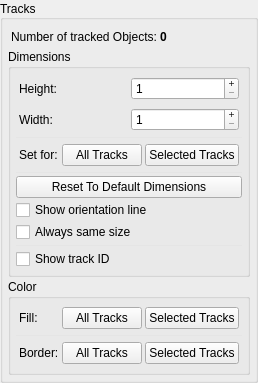
               <widget class="QGroupBox" name="groupBoxTracks">
                <property name="sizePolicy">
                 <sizepolicy hsizetype="Expanding" vsizetype="Minimum">
                  <horstretch>0</horstretch>
                  <verstretch>0</verstretch>
                 </sizepolicy>
                </property>
                <property name="minimumSize">
                 <size>
                  <width>0</width>
                  <height>0</height>
                 </size>
                </property>
                <property name="title">
                 <string>Tracks</string>
                </property>
                <property name="alignment">
                 <set>Qt::AlignLeading|Qt::AlignLeft|Qt::AlignVCenter</set>
                </property>
                <layout class="QVBoxLayout" name="verticalLayout_17">
                 <property name="spacing">
                  <number>2</number>
                 </property>
                 <property name="leftMargin">
                  <number>5</number>
                 </property>
                 <property name="topMargin">
                  <number>5</number>
                 </property>
                 <property name="rightMargin">
                  <number>5</number>
                 </property>
                 <property name="bottomMargin">
                  <number>5</number>
                 </property>
                 <item>
                  <widget class="QWidget" name="widgetNoOfTracks" native="true">
                   <property name="toolTip">
                    <string>Displays the number of tracks</string>
                   </property>
                   <layout class="QHBoxLayout" name="horizontalLayout_2">
                    <property name="spacing">
                     <number>3</number>
                    </property>
                    <property name="leftMargin">
                     <number>3</number>
                    </property>
                    <property name="topMargin">
                     <number>5</number>
                    </property>
                    <property name="rightMargin">
                     <number>3</number>
                    </property>
                    <property name="bottomMargin">
                     <number>3</number>
                    </property>
                    <item>
                     <widget class="QLabel" name="labelNumberOfTracksLabel">
                      <property name="text">
                       <string>Number of tracked Objects:</string>
                      </property>
                     </widget>
                    </item>
                    <item>
                     <widget class="QLabel" name="labelNumberOfTracks">
                      <property name="font">
                       <font>
                        <weight>75</weight>
                        <bold>true</bold>
                       </font>
                      </property>
                      <property name="text">
                       <string>0</string>
                      </property>
                     </widget>
                    </item>
                   </layout>
                  </widget>
                 </item>
                 <item>
                  <widget class="QGroupBox" name="groupBoxTrackDimensions">
                   <property name="sizePolicy">
                    <sizepolicy hsizetype="Preferred" vsizetype="Minimum">
                     <horstretch>0</horstretch>
                     <verstretch>0</verstretch>
                    </sizepolicy>
                   </property>
                   <property name="minimumSize">
                    <size>
                     <width>0</width>
                     <height>0</height>
                    </size>
                   </property>
                   <property name="title">
                    <string>Dimensions</string>
                   </property>
                   <layout class="QVBoxLayout" name="verticalLayout_3">
                    <property name="spacing">
                     <number>2</number>
                    </property>
                    <property name="leftMargin">
                     <number>5</number>
                    </property>
                    <property name="topMargin">
                     <number>5</number>
                    </property>
                    <property name="rightMargin">
                     <number>5</number>
                    </property>
                    <property name="bottomMargin">
                     <number>5</number>
                    </property>
                    <item>
                     <widget class="QFrame" name="frame">
                      <property name="frameShape">
                       <enum>QFrame::NoFrame</enum>
                      </property>
                      <property name="frameShadow">
                       <enum>QFrame::Sunken</enum>
                      </property>
                      <layout class="QVBoxLayout" name="verticalLayout">
                       <property name="spacing">
                        <number>2</number>
                       </property>
                       <property name="leftMargin">
                        <number>0</number>
                       </property>
                       <property name="topMargin">
                        <number>0</number>
                       </property>
                       <property name="rightMargin">
                        <number>0</number>
                       </property>
                       <property name="bottomMargin">
                        <number>0</number>
                       </property>
                       <item>
                        <widget class="QWidget" name="widgetTrackHeight" native="true">
                         <property name="minimumSize">
                          <size>
                           <width>0</width>
                           <height>25</height>
                          </size>
                         </property>
                         <property name="toolTip">
                          <string>Set the height</string>
                         </property>
                         <layout class="QHBoxLayout" name="layoutTrackHeight">
                          <property name="spacing">
                           <number>3</number>
                          </property>
                          <property name="leftMargin">
                           <number>3</number>
                          </property>
                          <property name="topMargin">
                           <number>3</number>
                          </property>
                          <property name="rightMargin">
                           <number>3</number>
                          </property>
                          <property name="bottomMargin">
                           <number>3</number>
                          </property>
                          <item>
                           <widget class="QLabel" name="labelTrackHeight">
                            <property name="minimumSize">
                             <size>
                              <width>0</width>
                              <height>14</height>
                             </size>
                            </property>
                            <property name="toolTip">
                             <string>Set the height</string>
                            </property>
                            <property name="text">
                             <string>Height:</string>
                            </property>
                           </widget>
                          </item>
                          <item>
                           <widget class="QSpinBox" name="spinBoxTrackHeight">
                            <property name="buttonSymbols">
                             <enum>QAbstractSpinBox::PlusMinus</enum>
                            </property>
                            <property name="minimum">
                             <number>1</number>
                            </property>
                            <property name="maximum">
                             <number>1000</number>
                            </property>
                           </widget>
                          </item>
                         </layout>
                        </widget>
                       </item>
                       <item>
                        <widget class="QWidget" name="widgetTrackWidth" native="true">
                         <property name="minimumSize">
                          <size>
                           <width>0</width>
                           <height>25</height>
                          </size>
                         </property>
                         <property name="toolTip">
                          <string>Set the width</string>
                         </property>
                         <layout class="QHBoxLayout" name="layoutTrackWidth">
                          <property name="spacing">
                           <number>3</number>
                          </property>
                          <property name="leftMargin">
                           <number>3</number>
                          </property>
                          <property name="topMargin">
                           <number>3</number>
                          </property>
                          <property name="rightMargin">
                           <number>3</number>
                          </property>
                          <property name="bottomMargin">
                           <number>3</number>
                          </property>
                          <item>
                           <widget class="QLabel" name="labelTrackWidth">
                            <property name="minimumSize">
                             <size>
                              <width>0</width>
                              <height>0</height>
                             </size>
                            </property>
                            <property name="text">
                             <string>Width:</string>
                            </property>
                           </widget>
                          </item>
                          <item>
                           <widget class="QSpinBox" name="spinboxTrackWidth">
                            <property name="buttonSymbols">
                             <enum>QAbstractSpinBox::PlusMinus</enum>
                            </property>
                            <property name="minimum">
                             <number>1</number>
                            </property>
                            <property name="maximum">
                             <number>1000</number>
                            </property>
                           </widget>
                          </item>
                         </layout>
                        </widget>
                       </item>
                       <item>
                        <widget class="Line" name="line_7">
                         <property name="styleSheet">
                          <string notr="true">color: #e5e5e5;</string>
                         </property>
                         <property name="frameShadow">
                          <enum>QFrame::Plain</enum>
                         </property>
                         <property name="orientation">
                          <enum>Qt::Horizontal</enum>
                         </property>
                        </widget>
                       </item>
                       <item>
                        <widget class="QWidget" name="widgetTrackDimensionSetters" native="true">
                         <property name="sizePolicy">
                          <sizepolicy hsizetype="Preferred" vsizetype="Minimum">
                           <horstretch>0</horstretch>
                           <verstretch>0</verstretch>
                          </sizepolicy>
                         </property>
                         <property name="minimumSize">
                          <size>
                           <width>0</width>
                           <height>25</height>
                          </size>
                         </property>
                         <property name="toolTip">
                          <string>Buttons to set the dimensions entered for all or only selected tracks</string>
                         </property>
                         <layout class="QHBoxLayout" name="layoutTrackDimensionSetter">
                          <property name="spacing">
                           <number>3</number>
                          </property>
                          <property name="leftMargin">
                           <number>3</number>
                          </property>
                          <property name="topMargin">
                           <number>3</number>
                          </property>
                          <property name="rightMargin">
                           <number>3</number>
                          </property>
                          <property name="bottomMargin">
                           <number>3</number>
                          </property>
                          <item>
                           <widget class="QLabel" name="labelTrackDimensionSetter">
                            <property name="text">
                             <string>Set for:</string>
                            </property>
                           </widget>
                          </item>
                          <item>
                           <widget class="QPushButton" name="pushButtonTrackDimensionSetterAll">
                            <property name="sizePolicy">
                             <sizepolicy hsizetype="Minimum" vsizetype="Fixed">
                              <horstretch>0</horstretch>
                              <verstretch>0</verstretch>
                             </sizepolicy>
                            </property>
                            <property name="minimumSize">
                             <size>
                              <width>0</width>
                              <height>0</height>
                             </size>
                            </property>
                            <property name="toolTip">
                             <string>Set the width and height for all tracks</string>
                            </property>
                            <property name="text">
                             <string>All Tracks</string>
                            </property>
                           </widget>
                          </item>
                          <item>
                           <widget class="QPushButton" name="pushButtonTrackDimensionSetterSelected">
                            <property name="toolTip">
                             <string>Set the width and height only for selected tracks</string>
                            </property>
                            <property name="text">
                             <string>Selected Tracks</string>
                            </property>
                           </widget>
                          </item>
                         </layout>
                        </widget>
                       </item>
                       <item>
                        <widget class="Line" name="line_8">
                         <property name="styleSheet">
                          <string notr="true">color: #e5e5e5;</string>
                         </property>
                         <property name="frameShadow">
                          <enum>QFrame::Plain</enum>
                         </property>
                         <property name="orientation">
                          <enum>Qt::Horizontal</enum>
                         </property>
                        </widget>
                       </item>
                       <item>
                        <widget class="QPushButton" name="pushButtonDefaultDimensions">
                         <property name="toolTip">
                          <string>Set the dimensions of all tracks back to default</string>
                         </property>
                         <property name="text">
                          <string>Reset To Default Dimensions</string>
                         </property>
                        </widget>
                       </item>
                      </layout>
                     </widget>
                    </item>
                    <item>
                     <widget class="QCheckBox" name="checkBoxTrackOrientationLine">
                      <property name="enabled">
                       <bool>true</bool>
                      </property>
                      <property name="toolTip">
                       <string>Show the orientation line for entities</string>
                      </property>
                      <property name="text">
                       <string>Show orientation line</string>
                      </property>
                      <property name="checked">
                       <bool>false</bool>
                      </property>
                     </widget>
                    </item>
                    <item>
                     <widget class="QCheckBox" name="checkBoxIgnoreZoom">
                      <property name="enabled">
                       <bool>true</bool>
                      </property>
                      <property name="toolTip">
                       <string>Set to disable entity scaling when zooming</string>
                      </property>
                      <property name="text">
                       <string>Always same size</string>
                      </property>
                     </widget>
                    </item>
                    <item>
                     <widget class="Line" name="line_9">
                      <property name="styleSheet">
                       <string notr="true">color: #e5e5e5;</string>
                      </property>
                      <property name="frameShadow">
                       <enum>QFrame::Plain</enum>
                      </property>
                      <property name="orientation">
                       <enum>Qt::Horizontal</enum>
                      </property>
                     </widget>
                    </item>
                    <item>
                     <widget class="QCheckBox" name="checkBoxShowId">
                      <property name="toolTip">
                       <string>Show the id in the entity</string>
                      </property>
                      <property name="text">
                       <string>Show track ID</string>
                      </property>
                     </widget>
                    </item>
                   </layout>
                  </widget>
                 </item>
                 <item>
                  <widget class="QGroupBox" name="groupBoxTracksColor">
                   <property name="sizePolicy">
                    <sizepolicy hsizetype="Preferred" vsizetype="Minimum">
                     <horstretch>0</horstretch>
                     <verstretch>0</verstretch>
                    </sizepolicy>
                   </property>
                   <property name="minimumSize">
                    <size>
                     <width>0</width>
                     <height>0</height>
                    </size>
                   </property>
                   <property name="title">
                    <string>Color</string>
                   </property>
                   <layout class="QVBoxLayout" name="verticalLayout_19">
                    <property name="spacing">
                     <number>2</number>
                    </property>
                    <property name="leftMargin">
                     <number>5</number>
                    </property>
                    <property name="topMargin">
                     <number>5</number>
                    </property>
                    <property name="rightMargin">
                     <number>5</number>
                    </property>
                    <property name="bottomMargin">
                     <number>5</number>
                    </property>
                    <item>
                     <widget class="QWidget" name="widgetFillColor" native="true">
                      <property name="toolTip">
                       <string>Buttons to set the fill color for all or only selected tracks</string>
                      </property>
                      <layout class="QHBoxLayout" name="horizontalLayoutGroupBoxTracksColor">
                       <property name="spacing">
                        <number>3</number>
                       </property>
                       <property name="leftMargin">
                        <number>3</number>
                       </property>
                       <property name="topMargin">
                        <number>3</number>
                       </property>
                       <property name="rightMargin">
                        <number>3</number>
                       </property>
                       <property name="bottomMargin">
                        <number>3</number>
                       </property>
                       <item>
                        <widget class="QLabel" name="labelFillColor">
                         <property name="toolTip">
                          <string>Buttons to set the fill color for all or only selected tracks</string>
                         </property>
                         <property name="text">
                          <string>Fill:</string>
                         </property>
                        </widget>
                       </item>
                       <item>
                        <widget class="QPushButton" name="pushButtonColorChangeBrush">
                         <property name="toolTip">
                          <string>Choose a fill color for all trajectories</string>
                         </property>
                         <property name="text">
                          <string>All Tracks</string>
                         </property>
                        </widget>
                       </item>
                       <item>
                        <widget class="QPushButton" name="pushButtonColorchangeBrushSelected">
                         <property name="toolTip">
                          <string>Choose a fill color for selected trajectories</string>
                         </property>
                         <property name="text">
                          <string>Selected Tracks</string>
                         </property>
                        </widget>
                       </item>
                      </layout>
                     </widget>
                    </item>
                    <item>
                     <widget class="Line" name="line_6">
                      <property name="styleSheet">
                       <string notr="true">color: #e5e5e5;</string>
                      </property>
                      <property name="frameShadow">
                       <enum>QFrame::Plain</enum>
                      </property>
                      <property name="orientation">
                       <enum>Qt::Horizontal</enum>
                      </property>
                     </widget>
                    </item>
                    <item>
                     <widget class="QWidget" name="widgetBorderColor" native="true">
                      <property name="toolTip">
                       <string>Buttons to set the border color for all or only selected tracks</string>
                      </property>
                      <layout class="QHBoxLayout" name="borderColor">
                       <property name="spacing">
                        <number>3</number>
                       </property>
                       <property name="leftMargin">
                        <number>3</number>
                       </property>
                       <property name="topMargin">
                        <number>3</number>
                       </property>
                       <property name="rightMargin">
                        <number>3</number>
                       </property>
                       <property name="bottomMargin">
                        <number>3</number>
                       </property>
                       <item>
                        <widget class="QLabel" name="labelBorderColor">
                         <property name="text">
                          <string>Border:</string>
                         </property>
                        </widget>
                       </item>
                       <item>
                        <widget class="QPushButton" name="pushButtonColorChangeBorder">
                         <property name="toolTip">
                          <string>Choose a border color for all trajectories</string>
                         </property>
                         <property name="text">
                          <string>All Tracks</string>
                         </property>
                        </widget>
                       </item>
                       <item>
                        <widget class="QPushButton" name="pushButtonColorChangeBorderSelected">
                         <property name="toolTip">
                          <string>Choose a border color for selected trajectories</string>
                         </property>
                         <property name="text">
                          <string>Selected Tracks</string>
                         </property>
                        </widget>
                       </item>
                      </layout>
                     </widget>
                    </item>
                   </layout>
                  </widget>
                 </item>
                </layout>
               </widget>
